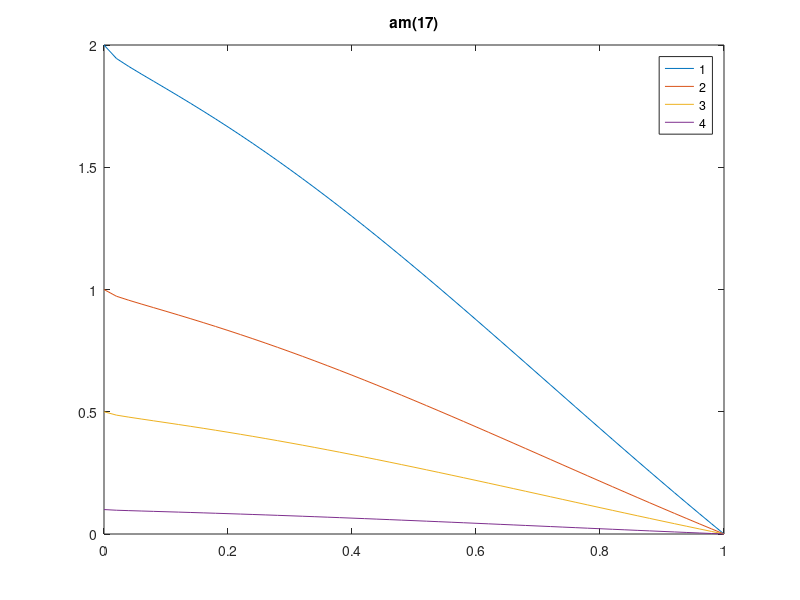

The MATLAB source for this figure: (Note: this script raises an error after producing the figure.)
function blah

close all

% Scan of am(17)
am{1} = [0  2  1    1];
am{2} = [0  1  1    1];
am{3} = [0  .5  1   1];
am{4} = [0  .1  1   1];
make_plots(am, 'am(17)')

clear am
% Scan of am(18)
am{1} = [0  1  -1    .5];
am{2} = [0  1  -.5   .5];
am{3} = [0  1  -.1  .5];
am{4} = [0  1  0   .5];
am{5} = [0  1  .1   .5];
am{6} = [0  1  .5   .5];
am{7} = [0  1  1   .5];
make_plots(am, 'am(18)')

clear am
% Scan of am(19)
am{1} = [0  1  1    2];
am{2} = [0  1  1    1];
am{3} = [0  1  1    .5];
am{4} = [0  1  1    .1];
make_plots(am, 'am(19)')

clear am
% Scan of am(18) and am(19)
am{1} = [0  1  .9    .1];
am{2} = [0  1  .95   .1];
am{3} = [0  1  .99  .1];
am{4} = [0  1  .999   .1];
am{5} = [0  1  .9999   .1];
am{6} = [0  1  1   .1];
am{7} = [0  1  .9    .2];
am{8} = [0  1  .95   .2];
am{9} = [0  1  .99  .2];
am{10} = [0  1  .999   .2];
am{11} = [0  1  .9999   .2];
am{12} = [0  1  1   .2];
am{13} = [0  1  .9    .5];
am{14} = [0  1  .95   .5];
am{15} = [0  1  .99  .5];
am{16} = [0  1  .999   .5];
am{17} = [0  1  .9999   .5];
am{18} = [0  1  1   .5];
make_plots(am, 'am(18) and am(19)')

function make_plots(am, title_in)
ss = linspace(0,1,51);

for ii = 1:length(am)
    pres_out{ii} = pedestal_pressure(am{ii}, ss);
end

figure;box on;hold on;title(title_in)
for ii = 1:length(am)
    plot(ss, pres_out{ii})
end
axis tight
legend(num2str([1:length(am)]'))
make_my_plot_pretty3

function pressure = pedestal_pressure(am, ss_in)
if am(4) <= 0
    am(1:5) = 0;
    am(4) = 1e30;
else
    am(5) = 1.0 / (tanh(2*am(3)/am(4)) - tanh(2*(am(3)-1) / am(4)));
end

pressure = 0 * ss_in;
pressure = pressure + am(5) * am(2) * (tanh(2*(am(3) - sqrt(ss_in)) / ...
    am(4)) - tanh(2*(am(3) - 1.0) / am(4) ) );

